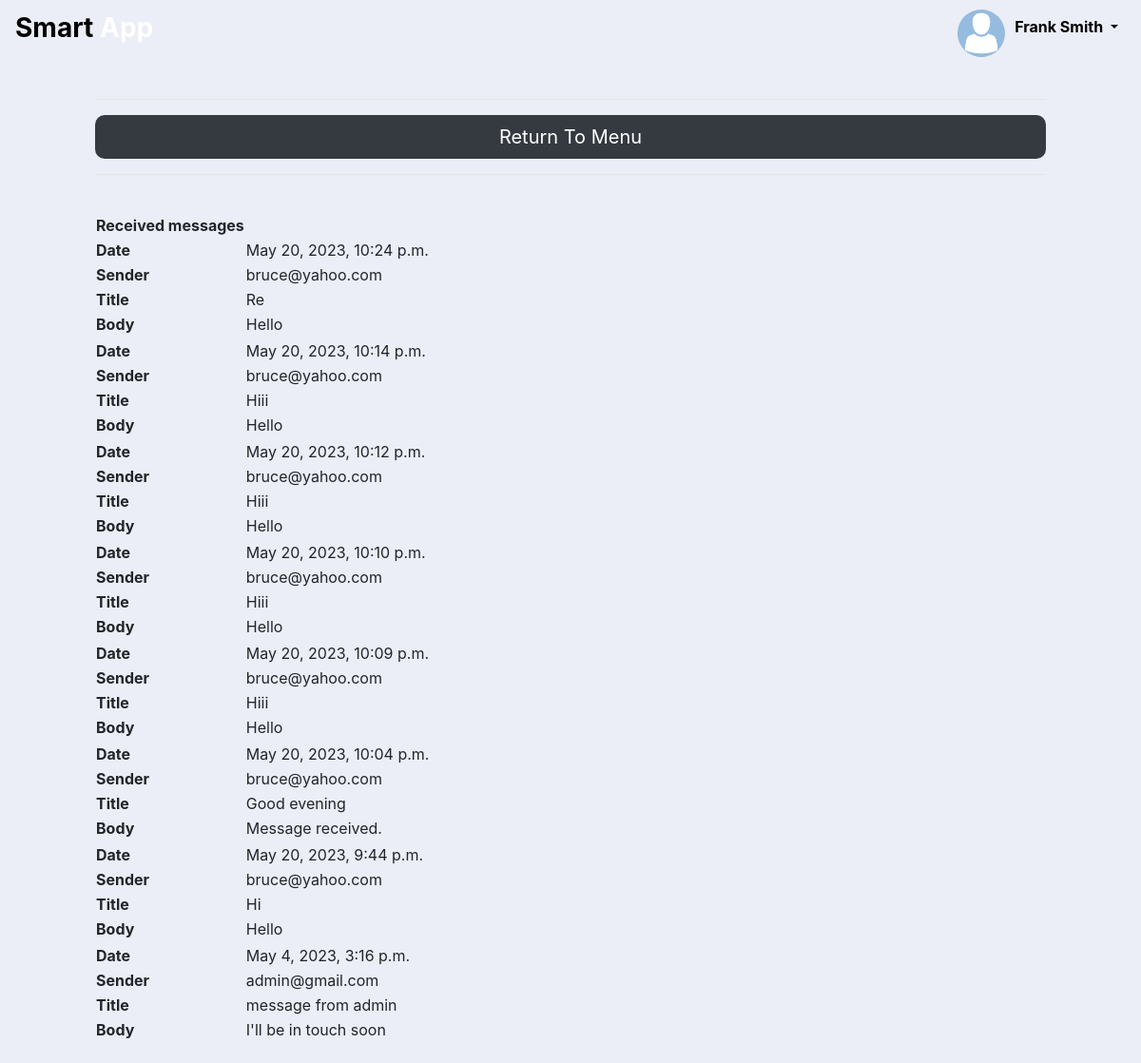
The app's page /view_messages/ (signed in) with its own data.
### Main/models.py (models this page shows)
class message(models.Model):
    send = models.ForeignKey(User, on_delete=models.CASCADE, related_name = 'send')
    receive = models.ForeignKey(User, on_delete=models.CASCADE, related_name = 'receive')
    receive_email = models.EmailField()
    title = models.CharField(max_length = 30)
    body = models.TextField()
    date = models.DateTimeField(auto_now_add=True)

### Main/views.py (the view)
# urls.py: path('view_messages/', views.view_messages, name = "view_messages"),
@login_required
def view_messages(request):
    all_messages = message.objects.order_by('-date')
    list_of_messages = []
    for x in all_messages:
        if x.send != None and x.receive != None:
            if x.receive.email == request.user.email:
                list_of_messages.append(x)
    return render(request, 'main/view_messages.html', {'list_of_messages' : list_of_messages})

### templates/main/view_messages.html (shortened to what this page needs)
{% extends 'partials/base.html' %}
{% block content %}
<div style="padding: 20px 100px 20px 100px">
	<hr class="bg-white">
		<a href="../../../" role="button" class="btn btn-dark btn-lg btn-block border-button-radius">Return To Menu</a>
	<hr class="bg-white">
	<div class="pt-4">
		<table>
			<thead >
				<tr>
					<th>Received messages</th>
				</tr>
			</thead>
			<tbody>
				{% for x in list_of_messages %}
				<thead>
					<tr>
						<th>Date</th>
						<td>{{ x.date }}</td>
					</tr>
					<tr>
						<th>Sender</th>
						<td>{{ x.send.email }}</td>
					</tr>
					<tr>
						<th>Title</th>
						<td>{{ x.title }}</td>
					</tr>
					<tr>
						<th>Body</th>
						<td>{{ x.body }}</td>
					</tr>
					<tr>
						<th></th>
						<td></td>
					</tr>
				</thead>
				{% endfor %}
			</tbody>
		</table>
	</div>
</div>
{% endblock %}

### templates/partials/nav_bar.html (shortened to what this page needs)
<nav class="navbar navbar-expand-lg navbar-dark text-dark">
  <a class="navbar-brand text-dark" href="/"><h3><b><span style="color: black">Smart</span> <span style="color: white"> App </span></b></h3></a>
  <div class="collapse navbar-collapse" id="navbarSupportedContent">
	<ul class="navbar-nav">
	{% if request.user.is_authenticated %}
      <li class="nav-item dropdown">
        <a class="nav-link dropdown-toggle" style="color: black" href="#" id="navbarDropdown" role="button" data-toggle="dropdown" aria-haspopup="true" aria-expanded="false">
		<img src="/media/default-avator.png" alt="profile picture" class="navbar-img" style="width: 50px; height: 50px; float: left; border-radius: 50%; background-size: auto 100%; margin-right: 10px; margin-top: -6px">
		 <span><b> {{request.user.first_name | capfirst}} {{request.user.last_name | capfirst}} </b></span>
        </a>
      </li>
	{% endif %}
	</ul>
  </div>
</nav>

### static/css/main_style.css (style rules this page uses)
.border-button-radius { border: 0px solid transparent; border-radius: 10px!important; }

### records on screen
message: date "May 20, 2023, 10:24 p.m.", send.email "bruce@yahoo.com", title "Re", body "Hello"
message: date "May 20, 2023, 10:14 p.m.", send.email "bruce@yahoo.com", title "Hiii", body "Hello"
message: date "May 20, 2023, 10:12 p.m.", send.email "bruce@yahoo.com", title "Hiii", body "Hello"
message: date "May 20, 2023, 10:10 p.m.", send.email "bruce@yahoo.com", title "Hiii", body "Hello"
message: date "May 20, 2023, 10:09 p.m.", send.email "bruce@yahoo.com", title "Hiii", body "Hello"
message: date "May 20, 2023, 10:04 p.m.", send.email "bruce@yahoo.com", title "Good evening", body "Message received."
message: date "May 20, 2023, 9:44 p.m.", send.email "bruce@yahoo.com", title "Hi", body "Hello"
message: date "May 4, 2023, 3:16 p.m.", send.email "admin@gmail.com", title "message from admin", body "I'll be in touch soon"

### other values on screen
{{ request.user.first_name | capfirst }} "Frank"
{{ request.user.last_name | capfirst }} "Smith"
